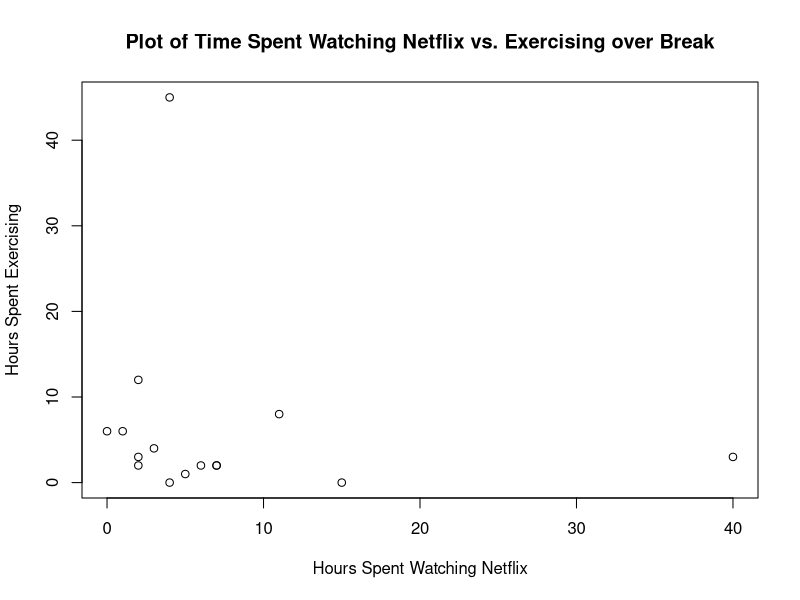

This chart was generated by the following R code:
## ---- chunk 1
netflix <- c(2, 6, 1, 7, 2, 4, 11, 40, 7, 0, 3, 4, 5, 2, 15)
exercise <- c(2, 2, 6, 2, 12, 45, 8, 3, 2, 6, 4, 0, 1, 3, 0)
## ---- chunk 2
length(netflix)
length(exercise)
## ---- chunk 3
mean(netflix, na.rm = TRUE) # use the argument na.rm = TRUE to ignore missing values 
mean(exercise, na.rm = TRUE)
## ---- chunk 4
netflix
exercise
## ---- chunk 5
median(exercise, na.rm = TRUE)
median(netflix, na.rm = TRUE)
## ---- chunk 6
table(netflix)
## ---- chunk 7
sort(table(exercise))
## ---- chunk 8
mean(exercise, na.rm = TRUE)
## ---- chunk 9
exercise - mean(exercise, na.rm = TRUE)
## ---- chunk 10
diffs <- exercise - mean(exercise, na.rm = TRUE)
## ---- chunk 11
diffs_sq <- diffs^2
## ---- chunk 12
sum(diffs_sq)/(length(exercise) - 1)
## ---- chunk 13
var(exercise, na.rm = TRUE)
## ---- chunk 14
ex_var <- var(exercise, na.rm = TRUE)
sqrt(ex_var)
## ---- chunk 15
sd(exercise, na.rm = TRUE)
## ---- chunk 16
df <- data.frame(Netflix = netflix, 
                 Exercise = exercise, 
                 stringsAsFactors = FALSE) 
df
## ---- chunk 17
head(df)
## ---- chunk 18
tail(df)
## ---- chunk 19
#| fig-width: 12
#| fig-height: 6
#| fig-dpi: 300
#| fig-align: "center"

plot(df$Netflix, df$Exercise, xlab = "Hours Spent Watching Netflix", #changes the x-axis label
     ylab = "Hours Spent Exercising", # changes the y-axis label
     main = "Plot of Time Spent Watching Netflix vs. Exercising over Break") # gives your plot a title
## ---- chunk 20
diff_nfx <- df$Netflix - mean(df$Netflix, na.rm = TRUE)
diff_ex <- df$Exercise - mean(df$Exercise, na.rm = TRUE)
# you can check this is right -- the differences will sum to 0 (or very close to it)
sum(diff_ex)
## ---- chunk 21
mult_diffs <- diff_nfx * diff_ex
## ---- chunk 22
sum_diffs <- sum(mult_diffs, na.rm = TRUE)
## ---- chunk 23
cov_NetEx <- sum_diffs/14
cov_NetEx
## ---- chunk 24
cov_NetEx_2 <- cov(df$Netflix, df$Exercise, use = "complete.obs")
cov_NetEx_2
## ---- chunk 25
sd_N <- sd(df$Netflix, na.rm = TRUE)
sd_E <- sd(df$Exercise, na.rm = TRUE)
## ---- chunk 26
cov_NetEx/(sd_N*sd_E)
## ---- chunk 27
cor(df$Netflix, df$Exercise, use = "complete.obs")
## ---- chunk 28
cor(df$Netflix, df$Exercise, use = "complete.obs")
## ---- chunk 29
cor_estimate <- cor(df$Netflix, df$Exercise, use = "complete.obs")
sample_size <- nrow(df)
## ---- chunk 30
cor_se <- sqrt((1 - cor_estimate^2) / (sample_size - 2))
## ---- chunk 31
t_stat <- cor_estimate / cor_se
## ---- chunk 32
2 * pt(t_stat, df = sample_size - 2, lower.tail = TRUE)
## ---- chunk 33
cor.test(df$Netflix, df$Exercise, method = "pearson")
